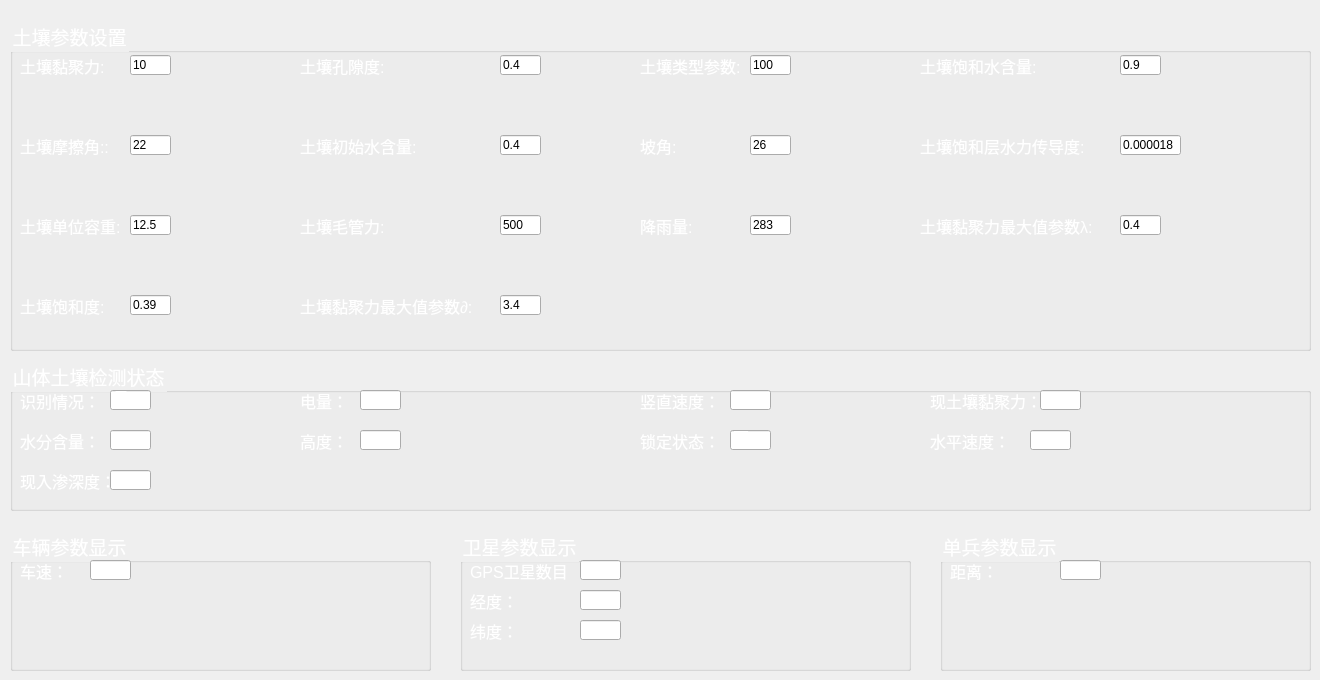
   <widget class="QWidget" name="tab_3">
    <attribute name="title">
     <string>Tab 3</string>
    </attribute>
    <widget class="QGroupBox" name="groupBox_8">
     <property name="geometry">
      <rect>
       <x>10</x>
       <y>20</y>
       <width>1301</width>
       <height>331</height>
      </rect>
     </property>
     <property name="font">
      <font>
       <family>SimSun-ExtB</family>
       <pointsize>14</pointsize>
      </font>
     </property>
     <property name="styleSheet">
      <string notr="true">QGroupBox{color:white}</string>
     </property>
     <property name="title">
      <string>土壤参数设置</string>
     </property>
     <widget class="QLabel" name="label_21">
      <property name="geometry">
       <rect>
        <x>10</x>
        <y>110</y>
        <width>91</width>
        <height>31</height>
       </rect>
      </property>
      <property name="font">
       <font>
        <pointsize>12</pointsize>
       </font>
      </property>
      <property name="styleSheet">
       <string notr="true">color:white</string>
      </property>
      <property name="text">
       <string>土壤摩擦角::</string>
      </property>
     </widget>
     <widget class="QLineEdit" name="lineEdit_17">
      <property name="geometry">
       <rect>
        <x>120</x>
        <y>115</y>
        <width>41</width>
        <height>20</height>
       </rect>
      </property>
      <property name="text">
       <string>22</string>
      </property>
     </widget>
     <widget class="QLabel" name="label_22">
      <property name="geometry">
       <rect>
        <x>10</x>
        <y>190</y>
        <width>101</width>
        <height>31</height>
       </rect>
      </property>
      <property name="font">
       <font>
        <pointsize>12</pointsize>
       </font>
      </property>
      <property name="styleSheet">
       <string notr="true">color:white</string>
      </property>
      <property name="text">
       <string>土壤单位容重:</string>
      </property>
     </widget>
     <widget class="QLineEdit" name="lineEdit_18">
      <property name="geometry">
       <rect>
        <x>120</x>
        <y>195</y>
        <width>41</width>
        <height>20</height>
       </rect>
      </property>
      <property name="text">
       <string>12.5</string>
      </property>
     </widget>
     <widget class="QLabel" name="label_23">
      <property name="geometry">
       <rect>
        <x>630</x>
        <y>30</y>
        <width>111</width>
        <height>31</height>
       </rect>
      </property>
      <property name="font">
       <font>
        <pointsize>12</pointsize>
       </font>
      </property>
      <property name="styleSheet">
       <string notr="true">color:white</string>
      </property>
      <property name="text">
       <string>土壤类型参数:</string>
      </property>
     </widget>
     <widget class="QLineEdit" name="lineEdit_19">
      <property name="geometry">
       <rect>
        <x>740</x>
        <y>35</y>
        <width>41</width>
        <height>20</height>
       </rect>
      </property>
      <property name="text">
       <string>100</string>
      </property>
     </widget>
     <widget class="QLabel" name="label_24">
      <property name="geometry">
       <rect>
        <x>10</x>
        <y>270</y>
        <width>91</width>
        <height>31</height>
       </rect>
      </property>
      <property name="font">
       <font>
        <pointsize>12</pointsize>
       </font>
      </property>
      <property name="styleSheet">
       <string notr="true">color:white</string>
      </property>
      <property name="text">
       <string>土壤饱和度:</string>
      </property>
     </widget>
     <widget class="QLineEdit" name="lineEdit_20">
      <property name="geometry">
       <rect>
        <x>120</x>
        <y>275</y>
        <width>41</width>
        <height>20</height>
       </rect>
      </property>
      <property name="text">
       <string>0.39</string>
      </property>
     </widget>
     <widget class="QLabel" name="label_25">
      <property name="geometry">
       <rect>
        <x>290</x>
        <y>270</y>
        <width>181</width>
        <height>31</height>
       </rect>
      </property>
      <property name="font">
       <font>
        <pointsize>12</pointsize>
       </font>
      </property>
      <property name="styleSheet">
       <string notr="true">color:white</string>
      </property>
      <property name="text">
       <string>土壤黏聚力最大值参数∂:</string>
      </property>
     </widget>
     <widget class="QLineEdit" name="lineEdit_21">
      <property name="geometry">
       <rect>
        <x>490</x>
        <y>275</y>
        <width>41</width>
        <height>20</height>
       </rect>
      </property>
      <property name="text">
       <string>3.4</string>
      </property>
     </widget>
     <widget class="QLabel" name="label_26">
      <property name="geometry">
       <rect>
        <x>630</x>
        <y>190</y>
        <width>61</width>
        <height>31</height>
       </rect>
      </property>
      <property name="font">
       <font>
        <pointsize>12</pointsize>
       </font>
      </property>
      <property name="styleSheet">
       <string notr="true">color:white</string>
      </property>
      <property name="text">
       <string>降雨量:</string>
      </property>
     </widget>
     <widget class="QLineEdit" name="lineEdit_22">
      <property name="geometry">
       <rect>
        <x>740</x>
        <y>195</y>
        <width>41</width>
        <height>20</height>
       </rect>
      </property>
      <property name="text">
       <string>283</string>
      </property>
     </widget>
     <widget class="QLabel" name="label_27">
      <property name="geometry">
       <rect>
        <x>290</x>
        <y>30</y>
        <width>91</width>
        <height>31</height>
       </rect>
      </property>
      <property name="font">
       <font>
        <pointsize>12</pointsize>
       </font>
      </property>
      <property name="styleSheet">
       <string notr="true">color:white</string>
      </property>
      <property name="text">
       <string>土壤孔隙度:</string>
      </property>
     </widget>
     <widget class="QLineEdit" name="lineEdit_23">
      <property name="geometry">
       <rect>
        <x>490</x>
        <y>35</y>
        <width>41</width>
        <height>20</height>
       </rect>
      </property>
      <property name="text">
       <string>0.4</string>
      </property>
     </widget>
     <widget class="QLabel" name="label_28">
      <property name="geometry">
       <rect>
        <x>910</x>
        <y>110</y>
        <width>181</width>
        <height>31</height>
       </rect>
      </property>
      <property name="font">
       <font>
        <pointsize>12</pointsize>
       </font>
      </property>
      <property name="styleSheet">
       <string notr="true">color:white</string>
      </property>
      <property name="text">
       <string>土壤饱和层水力传导度:</string>
      </property>
     </widget>
     <widget class="QLineEdit" name="lineEdit_24">
      <property name="geometry">
       <rect>
        <x>1110</x>
        <y>115</y>
        <width>61</width>
        <height>20</height>
       </rect>
      </property>
      <property name="text">
       <string>0.000018</string>
      </property>
     </widget>
     <widget class="QLabel" name="label_29">
      <property name="geometry">
       <rect>
        <x>290</x>
        <y>190</y>
        <width>91</width>
        <height>31</height>
       </rect>
      </property>
      <property name="font">
       <font>
        <pointsize>12</pointsize>
       </font>
      </property>
      <property name="styleSheet">
       <string notr="true">color:white</string>
      </property>
      <property name="text">
       <string>土壤毛管力:</string>
      </property>
     </widget>
     <widget class="QLineEdit" name="lineEdit_25">
      <property name="geometry">
       <rect>
        <x>490</x>
        <y>195</y>
        <width>41</width>
        <height>20</height>
       </rect>
      </property>
      <property name="text">
       <string>500</string>
      </property>
     </widget>
     <widget class="QLabel" name="label_30">
      <property name="geometry">
       <rect>
        <x>290</x>
        <y>110</y>
        <width>131</width>
        <height>31</height>
       </rect>
      </property>
      <property name="font">
       <font>
        <pointsize>12</pointsize>
       </font>
      </property>
      <property name="styleSheet">
       <string notr="true">color:white</string>
      </property>
      <property name="text">
       <string>土壤初始水含量:</string>
      </property>
     </widget>
     <widget class="QLineEdit" name="lineEdit_26">
      <property name="geometry">
       <rect>
        <x>490</x>
        <y>115</y>
        <width>41</width>
        <height>20</height>
       </rect>
      </property>
      <property name="text">
       <string>0.4</string>
      </property>
     </widget>
     <widget class="QLabel" name="label_31">
      <property name="geometry">
       <rect>
        <x>910</x>
        <y>30</y>
        <width>131</width>
        <height>31</height>
       </rect>
      </property>
      <property name="font">
       <font>
        <pointsize>12</pointsize>
       </font>
      </property>
      <property name="styleSheet">
       <string notr="true">color:white</string>
      </property>
      <property name="text">
       <string>土壤饱和水含量:</string>
      </property>
     </widget>
     <widget class="QLineEdit" name="lineEdit_27">
      <property name="geometry">
       <rect>
        <x>1110</x>
        <y>35</y>
        <width>41</width>
        <height>20</height>
       </rect>
      </property>
      <property name="text">
       <string>0.9</string>
      </property>
     </widget>
     <widget class="QLabel" name="label_32">
      <property name="geometry">
       <rect>
        <x>630</x>
        <y>110</y>
        <width>91</width>
        <height>31</height>
       </rect>
      </property>
      <property name="font">
       <font>
        <pointsize>12</pointsize>
       </font>
      </property>
      <property name="styleSheet">
       <string notr="true">color:white</string>
      </property>
      <property name="text">
       <string>坡角:</string>
      </property>
     </widget>
     <widget class="QLineEdit" name="lineEdit_28">
      <property name="geometry">
       <rect>
        <x>740</x>
        <y>115</y>
        <width>41</width>
        <height>20</height>
       </rect>
      </property>
      <property name="text">
       <string>26</string>
      </property>
     </widget>
     <widget class="QLabel" name="label_33">
      <property name="geometry">
       <rect>
        <x>10</x>
        <y>30</y>
        <width>91</width>
        <height>31</height>
       </rect>
      </property>
      <property name="font">
       <font>
        <pointsize>12</pointsize>
       </font>
      </property>
      <property name="styleSheet">
       <string notr="true">color:white</string>
      </property>
      <property name="text">
       <string>土壤黏聚力:</string>
      </property>
     </widget>
     <widget class="QLineEdit" name="lineEdit_29">
      <property name="geometry">
       <rect>
        <x>120</x>
        <y>35</y>
        <width>41</width>
        <height>20</height>
       </rect>
      </property>
      <property name="text">
       <string>10</string>
      </property>
     </widget>
     <widget class="QLabel" name="label_34">
      <property name="geometry">
       <rect>
        <x>910</x>
        <y>190</y>
        <width>181</width>
        <height>31</height>
       </rect>
      </property>
      <property name="font">
       <font>
        <pointsize>12</pointsize>
       </font>
      </property>
      <property name="styleSheet">
       <string notr="true">color:white</string>
      </property>
      <property name="text">
       <string>土壤黏聚力最大值参数λ:</string>
      </property>
     </widget>
     <widget class="QLineEdit" name="lineEdit_30">
      <property name="geometry">
       <rect>
        <x>1110</x>
        <y>195</y>
        <width>41</width>
        <height>20</height>
       </rect>
      </property>
      <property name="text">
       <string>0.4</string>
      </property>
     </widget>
    </widget>
    <widget class="QGroupBox" name="groupBox_9">
     <property name="geometry">
      <rect>
       <x>10</x>
       <y>360</y>
       <width>1301</width>
       <height>151</height>
      </rect>
     </property>
     <property name="font">
      <font>
       <family>SimSun-ExtB</family>
       <pointsize>14</pointsize>
      </font>
     </property>
     <property name="styleSheet">
      <string notr="true">QGroupBox{color:white;}</string>
     </property>
     <property name="title">
      <string>山体土壤检测状态</string>
     </property>
     <widget class="QLabel" name="label_35">
      <property name="geometry">
       <rect>
        <x>10</x>
        <y>30</y>
        <width>81</width>
        <height>21</height>
       </rect>
      </property>
      <property name="font">
       <font>
        <pointsize>12</pointsize>
       </font>
      </property>
      <property name="styleSheet">
       <string notr="true">color:white</string>
      </property>
      <property name="text">
       <string>识别情况：</string>
      </property>
     </widget>
     <widget class="QLabel" name="label_36">
      <property name="geometry">
       <rect>
        <x>10</x>
        <y>70</y>
        <width>81</width>
        <height>21</height>
       </rect>
      </property>
      <property name="font">
       <font>
        <pointsize>12</pointsize>
       </font>
      </property>
      <property name="styleSheet">
       <string notr="true">color:white</string>
      </property>
      <property name="text">
       <string>水分含量：</string>
      </property>
     </widget>
     <widget class="QLineEdit" name="lineEdit_14">
      <property name="geometry">
       <rect>
        <x>100</x>
        <y>30</y>
        <width>41</width>
        <height>20</height>
       </rect>
      </property>
      <property name="font">
       <font>
        <pointsize>12</pointsize>
       </font>
      </property>
      <property name="styleSheet">
       <string notr="true">color:white</string>
      </property>
      <property name="text">
       <string>是</string>
      </property>
     </widget>
     <widget class="QLineEdit" name="lineEdit_31">
      <property name="geometry">
       <rect>
        <x>100</x>
        <y>70</y>
        <width>41</width>
        <height>20</height>
       </rect>
      </property>
      <property name="font">
       <font>
        <pointsize>12</pointsize>
       </font>
      </property>
      <property name="styleSheet">
       <string notr="true">color:white</string>
      </property>
      <property name="text">
       <string>60%</string>
      </property>
     </widget>
     <widget class="QLabel" name="label_40">
      <property name="geometry">
       <rect>
        <x>290</x>
        <y>70</y>
        <width>81</width>
        <height>21</height>
       </rect>
      </property>
      <property name="font">
       <font>
        <pointsize>12</pointsize>
       </font>
      </property>
      <property name="styleSheet">
       <string notr="true">color:white</string>
      </property>
      <property name="text">
       <string>高度：</string>
      </property>
     </widget>
     <widget class="QLabel" name="label_42">
      <property name="geometry">
       <rect>
        <x>290</x>
        <y>30</y>
        <width>81</width>
        <height>21</height>
       </rect>
      </property>
      <property name="font">
       <font>
        <pointsize>12</pointsize>
       </font>
      </property>
      <property name="styleSheet">
       <string notr="true">color:white</string>
      </property>
      <property name="text">
       <string>电量：</string>
      </property>
     </widget>
     <widget class="QLabel" name="label_43">
      <property name="geometry">
       <rect>
        <x>630</x>
        <y>30</y>
        <width>81</width>
        <height>21</height>
       </rect>
      </property>
      <property name="font">
       <font>
        <pointsize>12</pointsize>
       </font>
      </property>
      <property name="styleSheet">
       <string notr="true">color:white</string>
      </property>
      <property name="text">
       <string>竖直速度：</string>
      </property>
     </widget>
     <widget class="QLabel" name="label_44">
      <property name="geometry">
       <rect>
        <x>630</x>
        <y>70</y>
        <width>81</width>
        <height>21</height>
       </rect>
      </property>
      <property name="font">
       <font>
        <pointsize>12</pointsize>
       </font>
      </property>
      <property name="styleSheet">
       <string notr="true">color:white</string>
      </property>
      <property name="text">
       <string>锁定状态：</string>
      </property>
     </widget>
     <widget class="QLabel" name="label_45">
      <property name="geometry">
       <rect>
        <x>920</x>
        <y>70</y>
        <width>81</width>
        <height>21</height>
       </rect>
      </property>
      <property name="font">
       <font>
        <pointsize>12</pointsize>
       </font>
      </property>
      <property name="styleSheet">
       <string notr="true">color:white</string>
      </property>
      <property name="text">
       <string>水平速度：</string>
      </property>
     </widget>
     <widget class="QLineEdit" name="lineEdit_35">
      <property name="geometry">
       <rect>
        <x>350</x>
        <y>70</y>
        <width>41</width>
        <height>20</height>
       </rect>
      </property>
      <property name="font">
       <font>
        <pointsize>12</pointsize>
       </font>
      </property>
      <property name="styleSheet">
       <string notr="true">color:white</string>
      </property>
      <property name="text">
       <string>500</string>
      </property>
     </widget>
     <widget class="QLineEdit" name="lineEdit_37">
      <property name="geometry">
       <rect>
        <x>350</x>
        <y>30</y>
        <width>41</width>
        <height>20</height>
       </rect>
      </property>
      <property name="font">
       <font>
        <pointsize>12</pointsize>
       </font>
      </property>
      <property name="styleSheet">
       <string notr="true">color:white</string>
      </property>
      <property name="text">
       <string>50%</string>
      </property>
     </widget>
     <widget class="QLineEdit" name="lineEdit_38">
      <property name="geometry">
       <rect>
        <x>720</x>
        <y>30</y>
        <width>41</width>
        <height>20</height>
       </rect>
      </property>
      <property name="font">
       <font>
        <pointsize>12</pointsize>
       </font>
      </property>
      <property name="styleSheet">
       <string notr="true">color:white</string>
      </property>
      <property name="text">
       <string>1</string>
      </property>
     </widget>
     <widget class="QLineEdit" name="lineEdit_39">
      <property name="geometry">
       <rect>
        <x>720</x>
        <y>70</y>
        <width>41</width>
        <height>20</height>
       </rect>
      </property>
      <property name="font">
       <font>
        <pointsize>12</pointsize>
       </font>
      </property>
      <property name="styleSheet">
       <string notr="true">color:white</string>
      </property>
      <property name="text">
       <string>否</string>
      </property>
     </widget>
     <widget class="QLineEdit" name="lineEdit_40">
      <property name="geometry">
       <rect>
        <x>1020</x>
        <y>70</y>
        <width>41</width>
        <height>20</height>
       </rect>
      </property>
      <property name="font">
       <font>
        <pointsize>12</pointsize>
       </font>
      </property>
      <property name="styleSheet">
       <string notr="true">color:white</string>
      </property>
      <property name="text">
       <string>2</string>
      </property>
     </widget>
     <widget class="QPushButton" name="pushButton_19">
      <property name="geometry">
       <rect>
        <x>1200</x>
        <y>190</y>
        <width>91</width>
        <height>51</height>
       </rect>
      </property>
      <property name="font">
       <font>
        <family>Microsoft YaHei UI</family>
        <pointsize>14</pointsize>
       </font>
      </property>
      <property name="styleSheet">
       <string notr="true">QPushButton
{
border-image:url(D:/procedure/groundstation/checkin/denglu2/weichufalishijilu.png);
color:white

}
QPushButton:hover { border-image:url(D:/procedure/groundstation/checkin/denglu2/chufalishijilu.png) } </string>
      </property>
      <property name="text">
       <string/>
      </property>
     </widget>
     <widget class="QLabel" name="label_46">
      <property name="geometry">
       <rect>
        <x>920</x>
        <y>30</y>
        <width>111</width>
        <height>21</height>
       </rect>
      </property>
      <property name="font">
       <font>
        <pointsize>12</pointsize>
       </font>
      </property>
      <property name="styleSheet">
       <string notr="true">color:white</string>
      </property>
      <property name="text">
       <string>现土壤黏聚力：</string>
      </property>
     </widget>
     <widget class="QLineEdit" name="lineEdit_41">
      <property name="geometry">
       <rect>
        <x>1030</x>
        <y>30</y>
        <width>41</width>
        <height>20</height>
       </rect>
      </property>
      <property name="font">
       <font>
        <pointsize>12</pointsize>
       </font>
      </property>
      <property name="text">
       <string/>
      </property>
     </widget>
     <widget class="QLabel" name="label_47">
      <property name="geometry">
       <rect>
        <x>10</x>
        <y>110</y>
        <width>91</width>
        <height>21</height>
       </rect>
      </property>
      <property name="font">
       <font>
        <pointsize>12</pointsize>
       </font>
      </property>
      <property name="styleSheet">
       <string notr="true">color:white</string>
      </property>
      <property name="text">
       <string>现入渗深度：</string>
      </property>
     </widget>
     <widget class="QLineEdit" name="lineEdit_42">
      <property name="geometry">
       <rect>
        <x>100</x>
        <y>110</y>
        <width>41</width>
        <height>20</height>
       </rect>
      </property>
      <property name="font">
       <font>
        <pointsize>12</pointsize>
       </font>
      </property>
      <property name="text">
       <string/>
      </property>
     </widget>
    </widget>
    <widget class="QGroupBox" name="groupBox_11">
     <property name="geometry">
      <rect>
       <x>460</x>
       <y>530</y>
       <width>451</width>
       <height>141</height>
      </rect>
     </property>
     <property name="font">
      <font>
       <family>SimSun-ExtB</family>
       <pointsize>14</pointsize>
      </font>
     </property>
     <property name="styleSheet">
      <string notr="true">QGroupBox{color:white;}</string>
     </property>
     <property name="title">
      <string>卫星参数显示</string>
     </property>
     <widget class="QLabel" name="label_48">
      <property name="geometry">
       <rect>
        <x>10</x>
        <y>30</y>
        <width>101</width>
        <height>21</height>
       </rect>
      </property>
      <property name="font">
       <font>
        <pointsize>12</pointsize>
       </font>
      </property>
      <property name="styleSheet">
       <string notr="true">color:white</string>
      </property>
      <property name="text">
       <string>GPS卫星数目：</string>
      </property>
     </widget>
     <widget class="QLineEdit" name="lineEdit_43">
      <property name="geometry">
       <rect>
        <x>120</x>
        <y>30</y>
        <width>41</width>
        <height>20</height>
       </rect>
      </property>
      <property name="font">
       <font>
        <pointsize>12</pointsize>
       </font>
      </property>
      <property name="styleSheet">
       <string notr="true">color:white</string>
      </property>
      <property name="text">
       <string>7</string>
      </property>
     </widget>
     <widget class="QLabel" name="label_49">
      <property name="geometry">
       <rect>
        <x>10</x>
        <y>90</y>
        <width>81</width>
        <height>21</height>
       </rect>
      </property>
      <property name="font">
       <font>
        <pointsize>12</pointsize>
       </font>
      </property>
      <property name="styleSheet">
       <string notr="true">color:white</string>
      </property>
      <property name="text">
       <string>纬度：</string>
      </property>
     </widget>
     <widget class="QLabel" name="label_50">
      <property name="geometry">
       <rect>
        <x>10</x>
        <y>60</y>
        <width>81</width>
        <height>21</height>
       </rect>
      </property>
      <property name="font">
       <font>
        <pointsize>12</pointsize>
       </font>
      </property>
      <property name="styleSheet">
       <string notr="true">color:white</string>
      </property>
      <property name="text">
       <string>经度：</string>
      </property>
     </widget>
     <widget class="QLineEdit" name="lineEdit_44">
      <property name="geometry">
       <rect>
        <x>120</x>
        <y>60</y>
        <width>41</width>
        <height>20</height>
       </rect>
      </property>
      <property name="font">
       <font>
        <pointsize>12</pointsize>
       </font>
      </property>
      <property name="styleSheet">
       <string notr="true">color:white</string>
      </property>
      <property name="text">
       <string>119</string>
      </property>
     </widget>
     <widget class="QLineEdit" name="lineEdit_45">
      <property name="geometry">
       <rect>
        <x>120</x>
        <y>90</y>
        <width>41</width>
        <height>20</height>
       </rect>
      </property>
      <property name="font">
       <font>
        <pointsize>12</pointsize>
       </font>
      </property>
      <property name="styleSheet">
       <string notr="true">color:white</string>
      </property>
      <property name="text">
       <string>25</string>
      </property>
     </widget>
    </widget>
    <widget class="QGroupBox" name="groupBox_12">
     <property name="geometry">
      <rect>
       <x>940</x>
       <y>530</y>
       <width>371</width>
       <height>141</height>
      </rect>
     </property>
     <property name="font">
      <font>
       <family>SimSun-ExtB</family>
       <pointsize>14</pointsize>
      </font>
     </property>
     <property name="styleSheet">
      <string notr="true">QGroupBox{color:white;}</string>
     </property>
     <property name="title">
      <string>单兵参数显示</string>
     </property>
     <widget class="QLineEdit" name="lineEdit_36">
      <property name="geometry">
       <rect>
        <x>120</x>
        <y>30</y>
        <width>41</width>
        <height>20</height>
       </rect>
      </property>
      <property name="font">
       <font>
        <pointsize>12</pointsize>
       </font>
      </property>
      <property name="styleSheet">
       <string notr="true">color:white</string>
      </property>
      <property name="text">
       <string>2000</string>
      </property>
     </widget>
     <widget class="QLabel" name="label_41">
      <property name="geometry">
       <rect>
        <x>10</x>
        <y>30</y>
        <width>81</width>
        <height>21</height>
       </rect>
      </property>
      <property name="font">
       <font>
        <pointsize>12</pointsize>
       </font>
      </property>
      <property name="styleSheet">
       <string notr="true">color:white</string>
      </property>
      <property name="text">
       <string>距离：</string>
      </property>
     </widget>
    </widget>
    <widget class="QGroupBox" name="groupBox_13">
     <property name="geometry">
      <rect>
       <x>10</x>
       <y>530</y>
       <width>421</width>
       <height>141</height>
      </rect>
     </property>
     <property name="font">
      <font>
       <family>SimSun-ExtB</family>
       <pointsize>14</pointsize>
      </font>
     </property>
     <property name="styleSheet">
      <string notr="true">QGroupBox{color:white;}</string>
     </property>
     <property name="title">
      <string>车辆参数显示</string>
     </property>
     <widget class="QLabel" name="label_51">
      <property name="geometry">
       <rect>
        <x>10</x>
        <y>30</y>
        <width>101</width>
        <height>21</height>
       </rect>
      </property>
      <property name="font">
       <font>
        <pointsize>12</pointsize>
       </font>
      </property>
      <property name="styleSheet">
       <string notr="true">color:white</string>
      </property>
      <property name="text">
       <string>车速：</string>
      </property>
     </widget>
     <widget class="QLineEdit" name="lineEdit_46">
      <property name="geometry">
       <rect>
        <x>80</x>
        <y>30</y>
        <width>41</width>
        <height>20</height>
       </rect>
      </property>
      <property name="font">
       <font>
        <pointsize>12</pointsize>
       </font>
      </property>
      <property name="styleSheet">
       <string notr="true">color:white</string>
      </property>
      <property name="text">
       <string>7</string>
      </property>
     </widget>
    </widget>
   </widget>
